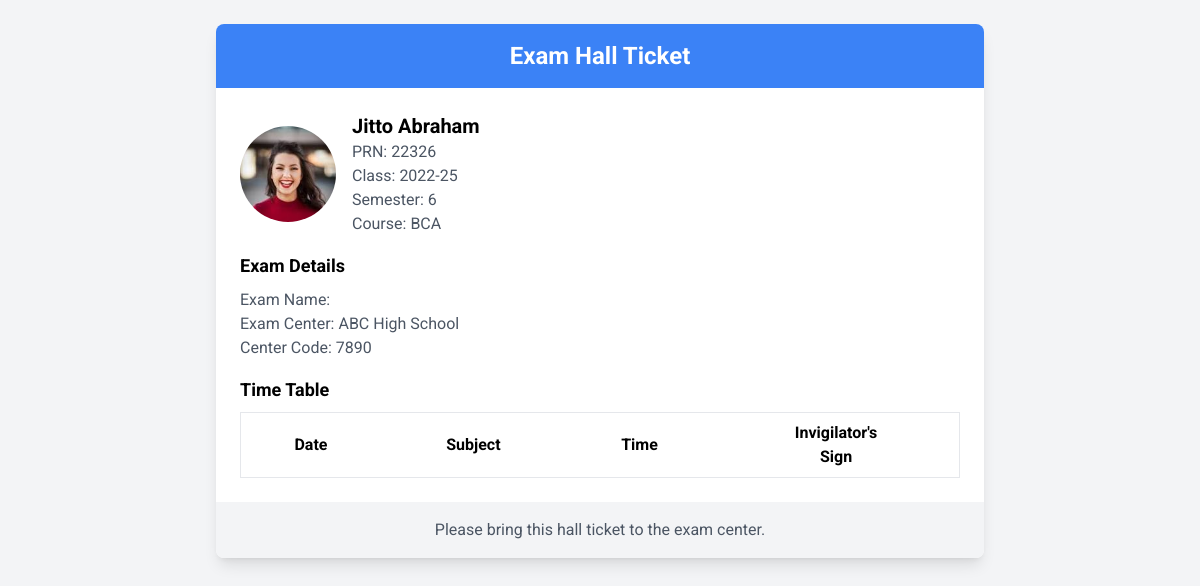
Screenshot of /workSpace/hallTicket.php with the database file from the repository.
### tables this page shows
CREATE TABLE IF NOT EXISTS `students` (
  `student_id` int NOT NULL AUTO_INCREMENT,
  `first_name` varchar(50) NOT NULL,
  `last_name` varchar(50) NOT NULL,
  `email` varchar(100) NOT NULL,
  `contact_number` varchar(15) DEFAULT NULL,
  `guardian_name` varchar(50) DEFAULT NULL,
  `guardian_contact_number` varchar(15) DEFAULT NULL,
  `address` text,
  `admission_number` varchar(20) NOT NULL,
  `date_of_birth` date DEFAULT NULL,
  `batch` varchar(20) DEFAULT NULL,
  `year_of_study` tinyint DEFAULT NULL,
  `course_id` int DEFAULT NULL,
  `semester_id` int DEFAULT NULL,
  `photo_path` varchar(255) DEFAULT NULL,
  PRIMARY KEY (`student_id`),
  UNIQUE KEY `email` (`email`),
  UNIQUE KEY `admission_number` (`admission_number`),
  KEY `course_id` (`course_id`),
  KEY `semester_id` (`semester_id`)
);

CREATE TABLE IF NOT EXISTS `semesters` (
  `semester_id` int NOT NULL AUTO_INCREMENT,
  `semester_name` varchar(20) NOT NULL,
  `start_date` date DEFAULT NULL,
  `end_date` date DEFAULT NULL,
  PRIMARY KEY (`semester_id`)
);

CREATE TABLE IF NOT EXISTS `courses` (
  `course_id` int NOT NULL AUTO_INCREMENT,
  `course_name` varchar(100) NOT NULL,
  `course_code` varchar(20) NOT NULL,
  PRIMARY KEY (`course_id`),
  UNIQUE KEY `course_code` (`course_code`)
);

### workSpace/hallTicket.php (the view, shortened to what this page needs)
<?php
$conn = new mysqli("localhost", "root", "", "examin");
$student_id = 3;
$exam_id = 1;
$studentQuery = "SELECT * FROM students WHERE student_id = $student_id";
$studentResult = $conn->query($studentQuery);
$student = $studentResult->fetch_assoc();
$semesterQuery = "SELECT semester_name FROM semesters WHERE semester_id = " . $student['semester_id'];
$semesterResult = $conn->query($semesterQuery);
$semester = $semesterResult->fetch_assoc();
$courseQuery = "SELECT course_name FROM courses WHERE course_id = " . $student['course_id'];
$courseResult = $conn->query($courseQuery);
$course = $courseResult->fetch_assoc();
$examQuery = "SELECT e.exam_name, es.exam_date, s.subject_name, es.start_time, es.end_time
              FROM exam_subjects es
              JOIN exams e ON es.exam_id = e.exam_id
              JOIN subjects s ON es.subject_id = s.subject_id
              WHERE e.exam_id = $exam_id AND es.exam_id = $exam_id";
$examResult = $conn->query($examQuery);
?>
<!DOCTYPE html>
<html lang="en">
<head>
    <script src="https://cdn.tailwindcss.com"></script>
    <link href="https://cdnjs.cloudflare.com/ajax/libs/font-awesome/5.15.3/css/all.min.css" rel="stylesheet"/>
</head>
<body class="bg-gray-100 p-6">
    <div class="max-w-3xl mx-auto bg-white shadow-lg rounded-lg overflow-hidden">
        <div class="bg-blue-500 text-white text-center py-4">
            <h1 class="text-2xl font-bold">Exam Hall Ticket</h1>
        </div>
        <div class="p-6">
            <div class="flex items-center mb-4">
                <img src="<?php echo $student['photo_path']; ?>" alt="Student's profile picture" class="w-24 h-24 rounded-full mr-4">
                <div>
                    <h2 class="text-xl font-bold"><?php echo $student['first_name'] . ' ' . $student['last_name']; ?></h2>
                    <p class="text-gray-600">PRN: <?php echo $student['admission_number']; ?></p>
                    <p class="text-gray-600">Class: <?php echo $student['batch']; ?></p>
                    <p class="text-gray-600">Semester: <?php echo $semester['semester_name']; ?> </p>
                    <p class="text-gray-600">Course: <?php echo $course['course_name']; ?></p>
                </div>
            </div>
            <div class="mb-4">
                <h3 class="text-lg font-bold mb-2">Exam Details</h3>
                <p class="text-gray-600">Exam Name: <?php echo $examResult->fetch_assoc()['exam_name']; ?></p>
                <p class="text-gray-600">Exam Center: ABC High School</p>
                <p class="text-gray-600">Center Code: 7890</p>
            </div>
            <div>
                <h3 class="text-lg font-bold mb-2">Time Table</h3>
                <table class="min-w-full bg-white border border-gray-200">
                    <thead>
                        <tr>
                            <th class="py-2 px-4 border-b">Date</th>
                            <th class="py-2 px-4 border-b">Subject</th>
                            <th class="py-2 px-4 border-b">Time</th>
                            <th class="py-2 px-4 border-b">Invigilator's <br> Sign </th>
                        </tr>
                    </thead>
                </table>
            </div>
        </div>
        <div class="bg-gray-100 text-center py-4">
            <p class="text-gray-600">Please bring this hall ticket to the exam center.</p>
        </div>
    </div>
</body>
</html>

### workSpace/hallTicket.php (style rules this page uses)
body { font-family: 'Roboto', sans-serif; }

### rows the page displays
students: photo_path (picture), first_name "Jitto", last_name "Abraham", admission_number "22326", batch "2022-25"
semesters: semester_name "6"
courses: course_name "BCA"
